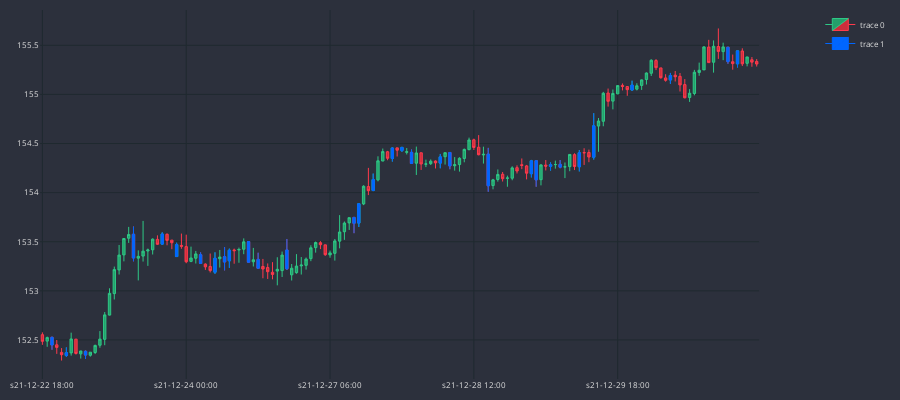

Here is the notebook cell this chart was saved with:
### Code cell
MARKER = '#0066FF'
dfp = df_an.iloc[-150:]
cp = CandlePlot(dfp, candles=True)
df_temp = cp.df_plot[cp.df_plot.ENGULFING == True]
cp.fig.add_trace(go.Candlestick(
                x = df_temp.sTime,
                open = df_temp.mid_o,
                high = df_temp.mid_h,
                low = df_temp.mid_l,
                close = df_temp.mid_c,
                line=dict(width=1), opacity=1,
                increasing_fillcolor=MARKER,
                decreasing_fillcolor=MARKER,
                increasing_line_color=MARKER,
                decreasing_line_color=MARKER
            ))

cp.show_plot()

### Figure 1 — Plotly figure (JSON) as saved in the notebook; plotly's stock layout.template omitted (floating-point values rounded to 4 significant figures; data arrays with more than 128 entries replaced by an {"elided": "..."} marker saying what was removed)
{"data": [{"close": {"elided": "150 float values"}, "decreasing": {"fillcolor": "#CC2E3C", "line": {"color": "#FF3A4C"}}, "high": {"elided": "150 float values"}, "increasing": {"fillcolor": "#24A06B", "line": {"color": "#2EC886"}}, "line": {"width": 1}, "low": {"elided": "150 float values"}, "opacity": 1, "open": {"elided": "150 float values"}, "type": "candlestick", "x": {"elided": "150 str values"}}, {"close": [152.4, 152.4, 152.3, 153.3, 153.6, 153.5, 153.3, 153.3, 153.3, 153.4, 153.3, 153.2, 153.2, 153.7, 153.9, 154.1, 154.5, 154.5, 154.3, 154.4, 154.3, 154.1, 154.3, 154.1, 154.3, 154.3, 154.4, 154.7, 155.1, 155.2, 155.3, 155.4], "decreasing": {"fillcolor": "#0066FF", "line": {"color": "#0066FF"}}, "high": [152.5, 152.4, 152.4, 153.7, 153.6, 153.5, 153.4, 153.4, 153.4, 153.4, 153.5, 153.4, 153.5, 153.8, 153.9, 154.2, 154.5, 154.5, 154.4, 154.4, 154.4, 154.5, 154.3, 154.3, 154.3, 154.3, 154.4, 154.8, 155.1, 155.2, 155.5, 155.4], "increasing": {"fillcolor": "#0066FF", "line": {"color": "#0066FF"}}, "line": {"width": 1}, "low": [152.4, 152.3, 152.3, 153.3, 153.5, 153.3, 153.3, 153.2, 153.2, 153.2, 153.3, 153.2, 153.2, 153.6, 153.7, 154.0, 154.3, 154.4, 154.3, 154.2, 154.2, 154.0, 154.2, 154.1, 154.2, 154.2, 154.2, 154.3, 155.0, 155.1, 155.3, 155.3], "opacity": 1, "open": [152.5, 152.3, 152.4, 153.6, 153.5, 153.3, 153.4, 153.2, 153.3, 153.3, 153.5, 153.3, 153.4, 153.7, 153.7, 154.0, 154.3, 154.4, 154.4, 154.3, 154.4, 154.4, 154.2, 154.3, 154.3, 154.3, 154.3, 154.4, 155.0, 155.1, 155.5, 155.3], "type": "candlestick", "x": ["s21-12-22 20:00", "s21-12-22 23:00", "s21-12-23 03:00", "s21-12-23 13:00", "s21-12-23 19:00", "s21-12-23 22:00", "s21-12-24 03:00", "s21-12-24 06:00", "s21-12-24 08:00", "s21-12-24 09:00", "s21-12-24 13:00", "s21-12-24 15:00", "s21-12-24 21:00", "s21-12-27 11:00", "s21-12-27 12:00", "s21-12-27 15:00", "s21-12-27 19:00", "s21-12-27 21:00", "s21-12-27 23:00", "s21-12-28 05:00", "s21-12-28 07:00", "s21-12-28 15:00", "s21-12-29 00:00", "s21-12-29 01:00", "s21-12-29 04:00", "s21-12-29 06:00", "s21-12-29 10:00", "s21-12-29 13:00", "s21-12-29 21:00", "s21-12-30 05:00", "s21-12-30 17:00", "s21-12-30 19:00"]}], "layout": {"font": {"color": "#e1e1e1", "size": 8}, "height": 400, "margin": {"b": 10, "l": 10, "r": 10, "t": 10}, "paper_bgcolor": "#2c303c", "plot_bgcolor": "#2c303c", "width": 900, "xaxis": {"anchor": "y", "domain": [0, 0.94], "gridcolor": "#1f292f", "nticks": 5, "rangeslider": {"visible": false}}, "yaxis": {"anchor": "x", "domain": [0, 1], "gridcolor": "#1f292f"}, "yaxis2": {"anchor": "x", "gridcolor": "#1f292f", "overlaying": "y", "side": "right"}}}
